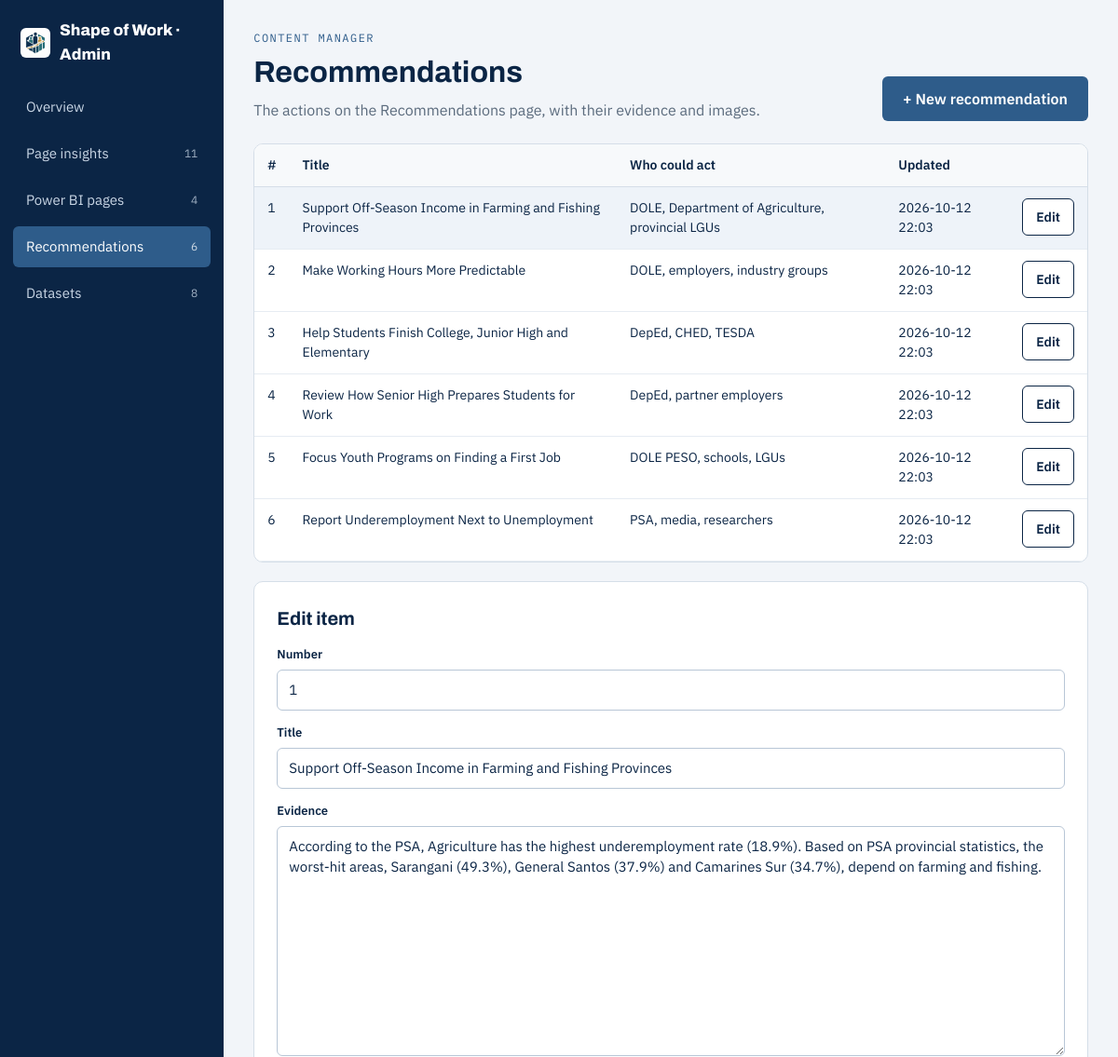
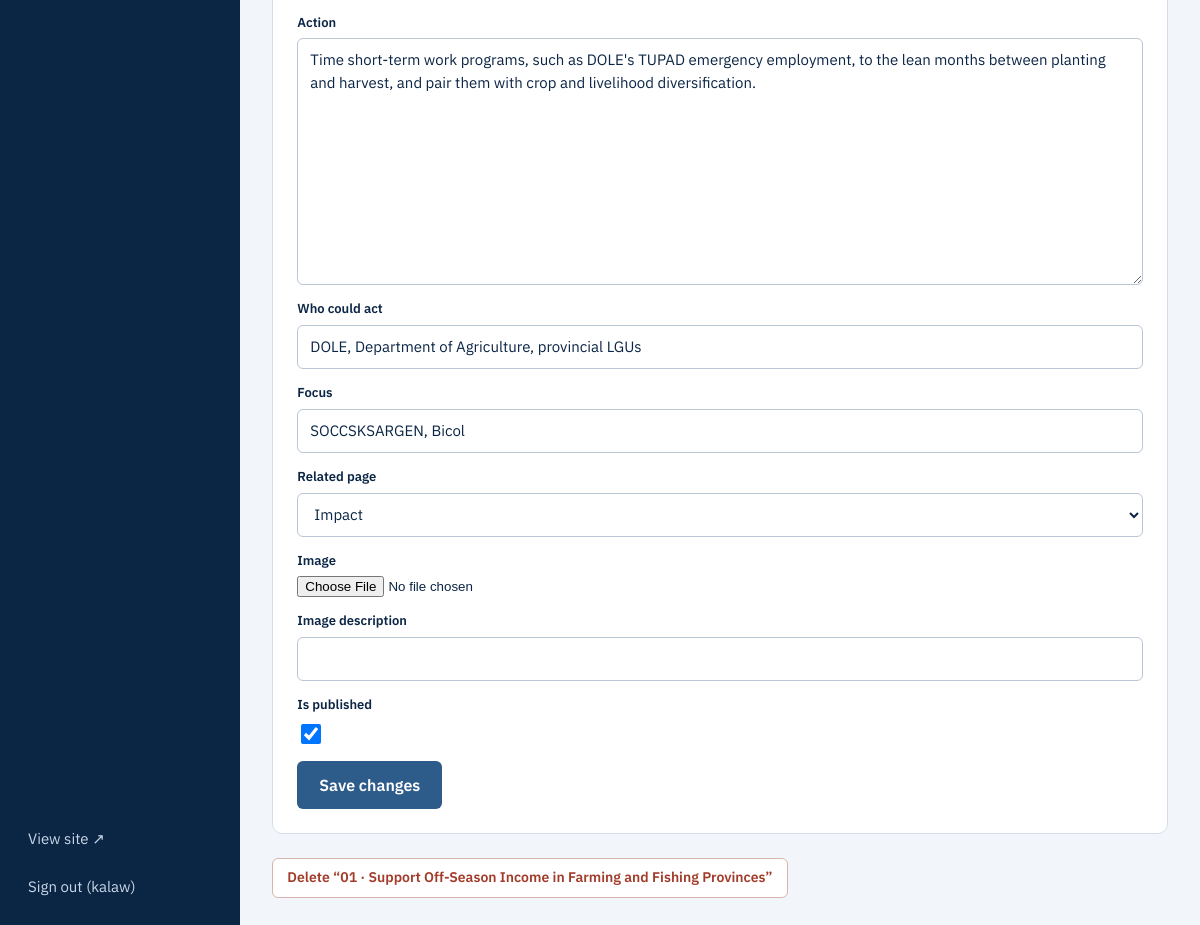
/panel/recommendations/ (signed in), run on the app's committed database (2 pictures, top to bottom).
### dashboard/models.py (models this page shows)
class Recommendation(models.Model):
    number = models.PositiveSmallIntegerField(default=1)
    title = models.CharField(max_length=160)
    evidence = models.TextField()
    action = models.TextField()
    who = models.CharField("Who could act", max_length=200)
    focus = models.CharField(max_length=120)
    related_page = models.ForeignKey(
        PowerBIPage, on_delete=models.SET_NULL, null=True, blank=True
    )
    image = models.ImageField(upload_to="recommendations/", blank=True)
    image_alt = models.CharField("Image description", max_length=160, blank=True)
    is_published = models.BooleanField(default=True)
    updated_at = models.DateTimeField(auto_now=True)
    class Meta:
        ordering = ["number"]
    def __str__(self):
        return f"{self.number:02d} · {self.title}"

### adminpanel/views.py (the view)
# urls.py: path("<str:key>/", views.section_view, name="section"),
@staff_required
def section_view(request, key):
    section = get_section(key)
    model = section["model"]
    form_class = modelform_factory(model, fields=section["fields"])
    if request.method == "POST":
        pk = request.POST.get("pk")
        instance = get_object_or_404(model, pk=pk) if pk else None
        form = form_class(request.POST, request.FILES, instance=instance)
        if form.is_valid():
            obj = form.save()
            messages.success(request, f"Saved: {obj}")
            return redirect(f"{request.path}?edit={obj.pk}")
        messages.error(request, "Please fix the highlighted fields.")
    elif request.GET.get("new") == "1":
        instance = None
        form = form_class()
    else:
        edit_id = request.GET.get("edit")
        instance = get_object_or_404(model, pk=edit_id) if edit_id else model.objects.first()
        form = form_class(instance=instance)
    creating = instance is None
    rows = []
    for obj in model.objects.all():
        rows.append({
            "pk": obj.pk,
            "cells": [display(getattr(obj, field)) for field, _ in section["columns"]],
            "on": instance is not None and obj.pk == instance.pk,
        })
    return render(request, "adminpanel/section.html", {
        "nav": nav_items(key),
        "key": key,
        "section": section,
        "headers": [label for _, label in section["columns"]],
        "rows": rows,
        "form": form,
        "instance": instance,
        "creating": creating,
    })

### adminpanel/views.py (called while the page is built)
def get_section(key):
    section = SECTIONS.get(key)
    if section is None:
        raise Http404("Unknown section")
    return section

def nav_items(active=None):
    return [
        {"key": key, "title": s["title"], "count": s["model"].objects.count(), "on": key == active}
        for key, s in SECTIONS.items()
    ]

def display(value):
    if hasattr(value, "strftime"):
        return timezone.localtime(value).strftime("%Y-%m-%d %H:%M")
    return "" if value is None else str(value)

### dashboard/context_processors.py (called while the page is built)
def dashboard_nav(request):
    return {"nav_pages": PowerBIPage.objects.all(), "is_live": settings.IS_VERCEL}

### dashboard/models.py (called while the page is built)
    def __str__(self):
        return self.title

### templates/adminpanel/section.html (shortened to what this page needs)
{% extends "adminpanel/base_panel.html" %}
{% block panel %}
<div class="row-between" style="align-items:flex-end">
  <div class="stack" style="gap:4px">
    <span class="eyebrow" style="font-size:12px">Content manager</span>
    <h1>{{ section.title }}</h1>
    <span class="muted">{{ section.description }}</span>
  </div>
  <a class="btn btn-solid" href="?new=1">+ {{ section.add_label }}</a>
</div>
<div class="admin-split">
  <div class="admin-table">
    <div class="table-scroll">
      <table>
        <thead>
          <tr>{% for h in headers %}<th scope="col">{{ h }}</th>{% endfor %}<th scope="col"><span class="visually-hidden">Action</span></th></tr>
        </thead>
        <tbody>
          {% for row in rows %}
            <tr class="{% if row.on %}on{% endif %}">
              {% for cell in row.cells %}<td>{{ cell|truncatechars:70 }}</td>{% endfor %}
              <td><a class="btn btn-line btn-sm" href="?edit={{ row.pk }}">Edit</a></td>
            </tr>
          {% empty %}
            <tr><td colspan="{{ headers|length|add:1 }}" class="muted">Nothing here yet.</td></tr>
          {% endfor %}
        </tbody>
      </table>
    </div>
  </div>
  <form class="edit-form" method="post" enctype="multipart/form-data">
    <h2>{% if creating %}{{ section.add_label }}{% else %}Edit item{% endif %}</h2>
    {% for field in form %}
      <div class="field">
        <label for="{{ field.id_for_label }}">{{ field.label }}</label>
        {{ field }}
      </div>
    {% endfor %}
    <div class="form-actions">
      <button class="btn btn-solid" type="submit">Save changes</button>
    </div>
  </form>
</div>
{% if instance %}
  <form method="post" action="{% url 'adminpanel:delete' key instance.pk %}" onsubmit="return confirm('Delete this item? This cannot be undone.');">
    <button class="btn btn-danger btn-sm" type="submit">Delete “{{ instance }}”</button>
  </form>
{% endif %}
{% endblock %}

### templates/adminpanel/base_panel.html (shortened to what this page needs)
{% load static %}<!doctype html>
<html lang="en">
<head>
  <link rel="stylesheet" href="{% static 'css/style.css' %}">
</head>
<body class="panel-body">
  <div class="admin-layout">
    <aside class="side">
      <a class="brand-row" href="{% url 'adminpanel:home' %}">
        <img src="{% static 'img/logo.png' %}" alt="">
        Shape of Work · Admin
      </a>
      <a href="{% url 'adminpanel:home' %}" class="{% if not key %}on{% endif %}">Overview</a>
      {% for item in nav %}
        <a href="{% url 'adminpanel:section' item.key %}" class="{% if item.on %}on{% endif %}">{{ item.title }}<span class="count">{{ item.count }}</span></a>
      {% endfor %}
      <div style="margin-top:auto;padding-top:16px;display:flex;flex-direction:column;gap:4px">
        <a href="{% url 'core:home' %}" target="_blank" rel="noopener">View site ↗</a>
        <form method="post" action="{% url 'adminpanel:logout' %}">
          <button type="submit">Sign out ({{ request.user.username }})</button>
        </form>
      </div>
    </aside>
    <main class="admin-main">
      {% block panel %}{% endblock %}
    </main>
  </div>
</body>
</html>

### static/css/style.css (style rules this page uses)
:root { --navy: #0B2545; --navy-2: #163A63; --blue: #2E5C8A; --blue-soft: #7FA7D1; --ink-2: #33475E; --muted: #5B6B7D; --line: #D5DEE8; --line-2: #E6ECF2; --mist: #F2F5F9; --mist-2: #F7F9FB; --tint: #EEF3F9; --white: #FFFFFF; --danger: #A23B2A; }
* { box-sizing: border-box; }
html { scroll-behavior: smooth; }
body { margin: 0; background: var(--white); color: var(--navy); font-family: 'IBM Plex Sans', system-ui, sans-serif; font-size: 16px; line-height: 1.5; min-height: 100vh; display: flex; flex-direction: column; }
main { flex: 1; }
img { max-width: 100%; display: block; }
a { color: var(--blue); }
.eyebrow { margin: 0; font-family: 'IBM Plex Mono', monospace; font-size: 13px; letter-spacing: .12em; text-transform: uppercase; color: var(--blue); }
.muted { color: var(--muted); }
.stack { display: flex; flex-direction: column; gap: 20px; }
.row-between { display: flex; flex-wrap: wrap; justify-content: space-between; align-items: center; gap: 12px 16px; }
.btn { display: inline-flex; align-items: center; justify-content: center; gap: 8px; min-height: 48px; padding: 0 22px; border-radius: 6px; font: inherit; font-weight: 600; font-size: 16px; text-decoration: none; cursor: pointer; border: 0; }
.btn-solid { background: var(--blue); color: var(--white); }
.btn-line { background: var(--white); border: 1.5px solid var(--navy); color: var(--navy); }
.btn-danger { background: var(--white); color: var(--danger); border: 1px solid #D9B3AC; }
.btn-sm { min-height: 40px; padding: 0 14px; font-size: 14px; }
.table-scroll { overflow-x: auto; }
.panel-body { background: var(--mist); }
.admin-layout { display: flex; flex-wrap: wrap; min-height: 100vh; }
.side { background: var(--navy); flex: 1 1 240px; max-width: 100%; padding: 20px 14px; display: flex; flex-direction: column; gap: 6px; }
.side a { color: #C9D6E5; text-decoration: none; font-size: 15px; min-height: 44px; padding: 0 14px; border-radius: 6px; display: flex; align-items: center; gap: 10px; }
.side a.on { background: var(--blue); color: var(--white); }
.side .brand-row { color: var(--white); font-family: 'Archivo', sans-serif; font-weight: 800; font-size: 17px; padding: 0 8px 16px; }
.side .brand-row img { width: 32px; height: 32px; background: var(--white); border-radius: 6px; padding: 2px; }
.side .count { margin-left: auto; font-family: 'IBM Plex Mono', monospace; font-size: 12px; opacity: .8; }
.side form button { font: inherit; font-size: 15px; background: none; border: 0; color: #C9D6E5; min-height: 44px; padding: 0 14px; cursor: pointer; text-align: left; width: 100%; border-radius: 6px; }
.admin-main { flex: 999 1 640px; min-width: 0; padding: 32px; display: flex; flex-direction: column; gap: 24px; }
.admin-main h1 { margin: 0; font-family: 'Archivo', sans-serif; font-size: 32px; }
.admin-split { display: flex; flex-wrap: wrap; gap: 20px; align-items: flex-start; }
.admin-table { flex: 999 1 520px; min-width: 0; background: var(--white); border: 1px solid var(--line); border-radius: 10px; overflow: hidden; }
.admin-table table { border-collapse: collapse; width: 100%; font-size: 14px; }
.admin-table th { text-align: left; font-weight: 600; padding: 12px 14px; background: var(--mist-2); border-bottom: 1px solid var(--line); white-space: nowrap; }
.admin-table td { padding: 12px 14px; border-bottom: 1px solid var(--line-2); vertical-align: top; }
.admin-table tr.on td { background: var(--tint); }
.edit-form { flex: 1 1 360px; background: var(--white); border: 1px solid var(--line); border-radius: 10px; padding: 24px; display: flex; flex-direction: column; gap: 14px; }
.edit-form h2 { margin: 0; font-family: 'Archivo', sans-serif; font-size: 20px; }
.field { display: flex; flex-direction: column; gap: 6px; font-size: 13px; font-weight: 600; }
.field input[type=text], .field input[type=number], .field input[type=password], .field input:not([type]), .field select, .field textarea, .field input[type=url] { font: inherit; font-size: 15px; font-weight: 400; padding: 10px 12px; border: 1px solid #B8C6D6; border-radius: 6px; color: var(--navy); background: var(--white); width: 100%; min-height: 44px; }
.field textarea { min-height: 110px; resize: vertical; }
.field input[type=checkbox] { width: 20px; height: 20px; }
.form-actions { display: flex; flex-wrap: wrap; gap: 10px; }

### data on the page
Recommendation: cells "Support Off-Season Income in Farming and Fishing Provinces" "DOLE, Department of Agriculture, provincial LGUs", form "1" "Support Off-Season Income in Farming and Fishing Provinces" "According to the PSA, Agriculture has the highest underemployment rate (18.9%). Based on PSA provincial statistics, the worst-hit areas, Sarangani (49.3%), General Santos (37.9%) and Camarines Sur (34.7%), depend on farming and fishing." "Time short-term work programs, such as DOLE's TUPAD emergency employment, to the lean months between planting and harvest, and pair them with crop and livelihood diversification." "DOLE, Department of Agriculture, provincial LGUs" "SOCCSKSARGEN, Bicol" "Impact" "☑", number+title "01 · Support Off-Season Income in Farming and Fishing Provinces"
Recommendation: cells "Make Working Hours More Predictable" "DOLE, employers, industry groups"
Recommendation: cells "Help Students Finish College, Junior High and Elementary" "DepEd, CHED, TESDA"
Recommendation: cells "Review How Senior High Prepares Students for Work" "DepEd, partner employers"
Recommendation: cells "Focus Youth Programs on Finding a First Job" "DOLE PESO, schools, LGUs"
Recommendation: cells "Report Underemployment Next to Unemployment" "PSA, media, researchers"

### other printed values
{{ item.title }} "Page insights" "Power BI pages" "Recommendations" "Datasets"
{{ item.count }} "11" "4" "6" "8"
{{ request.user.username }} "kalaw"
{{ section.title }} "Recommendations"
{{ section.description }} "The actions on the Recommendations page, with their evidence and images."
{{ section.add_label }} "New recommendation"
{{ h }} "#" "Title" "Who could act" "Updated"
{{ cell|truncatechars:70 }} "1" "2026-10-12 22:03" "2" "2026-10-12 22:03" "3" "2026-10-12 22:03" "4" "2026-10-12 22:03" "5" "2026-10-12 22:03" "6" "2026-10-12 22:03"
{{ field.label }} "Number" "Title" "Evidence" "Action" "Who could act" "Focus" "Related page" "Image" "Image description" "Is published"
